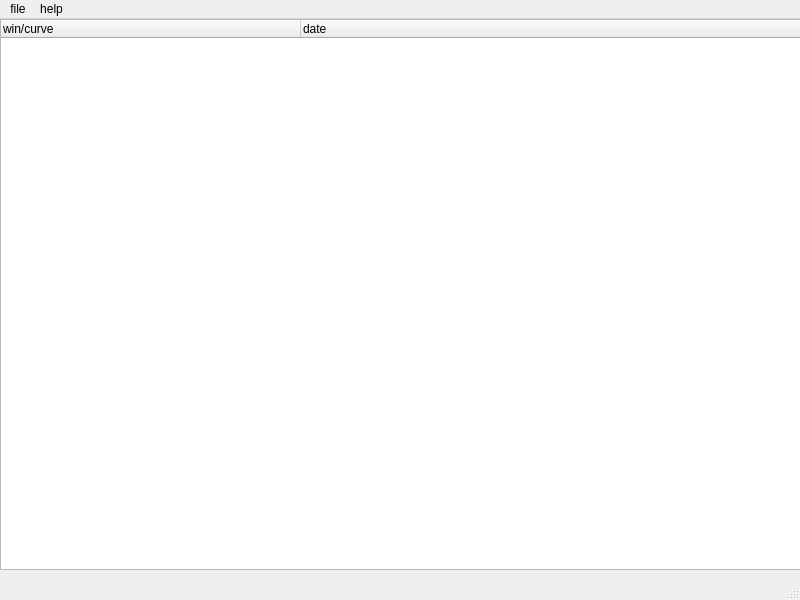
<?xml version="1.0" encoding="UTF-8"?>
<ui version="4.0">
 <class>MainWindow</class>
 <widget class="QMainWindow" name="MainWindow">
  <property name="geometry">
   <rect>
    <x>0</x>
    <y>0</y>
    <width>800</width>
    <height>600</height>
   </rect>
  </property>
  <property name="windowTitle">
   <string>plotManager</string>
  </property>
  <widget class="QWidget" name="centralwidget">
   <widget class="QTreeWidget" name="treeWidget">
    <property name="geometry">
     <rect>
      <x>0</x>
      <y>0</y>
      <width>801</width>
      <height>551</height>
     </rect>
    </property>
    <property name="indentation">
     <number>20</number>
    </property>
    <attribute name="headerDefaultSectionSize">
     <number>300</number>
    </attribute>
    <column>
     <property name="text">
      <string>win/curve</string>
     </property>
    </column>
    <column>
     <property name="text">
      <string>date</string>
     </property>
    </column>
   </widget>
  </widget>
  <widget class="QMenuBar" name="menubar">
   <property name="geometry">
    <rect>
     <x>0</x>
     <y>0</y>
     <width>800</width>
     <height>21</height>
    </rect>
   </property>
   <widget class="QMenu" name="menuFile">
    <property name="title">
     <string>file</string>
    </property>
    <addaction name="actionLoad"/>
    <addaction name="actionLoad_multiple"/>
    <addaction name="actionLoad_dir"/>
    <addaction name="actionKill_all_windows"/>
   </widget>
   <widget class="QMenu" name="menuAbout">
    <property name="title">
     <string>help</string>
    </property>
    <addaction name="actionHelp"/>
    <addaction name="actionBugs"/>
    <addaction name="separator"/>
    <addaction name="actionAbout_He3Control"/>
   </widget>
   <addaction name="menuFile"/>
   <addaction name="menuAbout"/>
  </widget>
  <widget class="QStatusBar" name="statusbar"/>
  <action name="actionLoad">
   <property name="text">
    <string>load...</string>
   </property>
  </action>
  <action name="actionLoad_multiple">
   <property name="text">
    <string>load multiple...</string>
   </property>
  </action>
  <action name="actionLoad_dir">
   <property name="text">
    <string>load dir...</string>
   </property>
  </action>
  <action name="actionKill_all_windows">
   <property name="text">
    <string>kill all windows!</string>
   </property>
  </action>
  <action name="actionProgram_version">
   <property name="text">
    <string>program version</string>
   </property>
  </action>
  <action name="actionCredits">
   <property name="text">
    <string>credits</string>
   </property>
  </action>
  <action name="actionBugs_comments">
   <property name="text">
    <string>bugs + comments</string>
   </property>
  </action>
  <action name="actionHelp">
   <property name="text">
    <string>help...</string>
   </property>
  </action>
  <action name="actionAbout_He3Control">
   <property name="text">
    <string>about He3Control...</string>
   </property>
  </action>
  <action name="actionBugs">
   <property name="text">
    <string>bugs/suggestions</string>
   </property>
  </action>
 </widget>
 <resources/>
 <connections/>
</ui>
